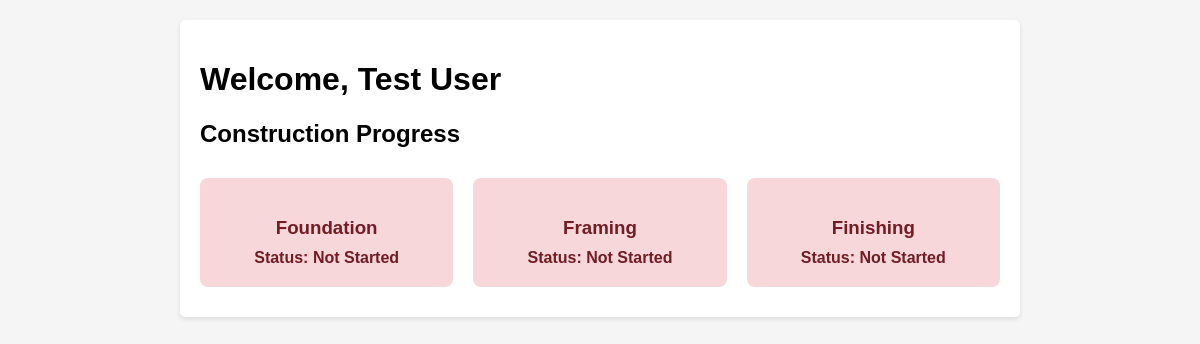
Page /dashboard/1 (signed in) on the committed database.
### app.py (models this page shows, shortened)
class User(db.Model):
    id = db.Column(db.Integer, primary_key=True)
    name = db.Column(db.String(100), nullable=False)
    email = db.Column(db.String(120), unique=True, nullable=False)
    username = db.Column(db.String(80), unique=True, nullable=False)
    encrypted_password = db.Column(db.String(500), nullable=False)  # Increased size for encrypted data
    password_hash = db.Column(db.String(128), nullable=False)
    foundation_status = db.Column(db.String(20), default='Not Started')
    framing_status = db.Column(db.String(20), default='Not Started')
    finishing_status = db.Column(db.String(20), default='Not Started')

### app.py (the view)
@app.route('/dashboard/<int:user_id>')
def dashboard(user_id):
    if 'user_id' not in session or session['user_id'] != user_id:
        return redirect(url_for('login'))
    user = User.query.get_or_404(user_id)
    return render_template('dashboard.html', user=user)

### templates/dashboard.html (shortened to what this page needs)
{% extends "base.html" %}
{% block content %}
    <h1>Welcome, {{ user.name }}</h1>
    <h2>Construction Progress</h2>
    <div class="progress-section">
        <div class="status-box {{ 'in-progress' if user.foundation_status == 'In Progress' else 'completed' if user.foundation_status == 'Completed' else 'not-started' }}">
            <h3>Foundation</h3>
            <p>Status: {{ user.foundation_status }}</p>
        </div>
        <div class="status-box {{ 'in-progress' if user.framing_status == 'In Progress' else 'completed' if user.framing_status == 'Completed' else 'not-started' }}">
            <h3>Framing</h3>
            <p>Status: {{ user.framing_status }}</p>
        </div>
        <div class="status-box {{ 'in-progress' if user.finishing_status == 'In Progress' else 'completed' if user.finishing_status == 'Completed' else 'not-started' }}">
            <h3>Finishing</h3>
            <p>Status: {{ user.finishing_status }}</p>
        </div>
    </div>
{% endblock %}

### templates/base.html (style rules this page uses)
body { font-family: Arial, sans-serif; margin: 0; padding: 20px; background-color: #f5f5f5; }
.status-box { padding: 15px; margin: 10px 0; border-radius: 4px; }
.not-started { background-color: #f8d7da; color: #721c24; }

### templates/dashboard.html (style rules this page uses)
.progress-section { display: grid; grid-template-columns: repeat(3, 1fr); gap: 20px; margin-top: 20px; }
.status-box { padding: 20px; border-radius: 8px; text-align: center; }
.not-started { background-color: #f8d7da; color: #721c24; }
.status-box h3 { margin-bottom: 10px; }
.status-box p { margin: 0; font-weight: bold; }

### rows in the picture
User: name "Test User", foundation_status "Not Started", framing_status "Not Started", finishing_status "Not Started"
